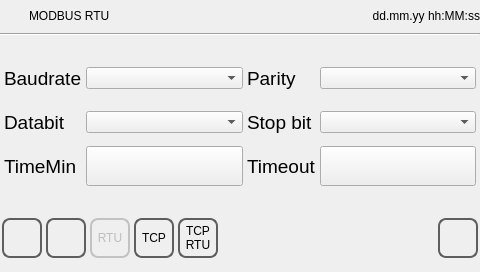
<?xml version="1.0" encoding="UTF-8"?>
<ui version="4.0">
 <class>commpar_rtu</class>
 <widget class="QWidget" name="commpar_rtu">
  <property name="geometry">
   <rect>
    <x>0</x>
    <y>0</y>
    <width>480</width>
    <height>272</height>
   </rect>
  </property>
  <property name="minimumSize">
   <size>
    <width>0</width>
    <height>0</height>
   </size>
  </property>
  <property name="maximumSize">
   <size>
    <width>16777215</width>
    <height>16777215</height>
   </size>
  </property>
  <property name="windowTitle">
   <string>commpar_rtu</string>
  </property>
  <property name="styleSheet">
   <string notr="true">QPushButton
{
	font: 20pt &quot;Ubuntu&quot;;
}
    QAbstractItemView {
     padding: 5 5 16 5;
     font-size: 20px;
    }
     
</string>
  </property>
  <layout class="QVBoxLayout" name="verticalLayout">
   <property name="spacing">
    <number>4</number>
   </property>
   <property name="leftMargin">
    <number>0</number>
   </property>
   <property name="topMargin">
    <number>4</number>
   </property>
   <property name="rightMargin">
    <number>0</number>
   </property>
   <property name="bottomMargin">
    <number>4</number>
   </property>
   <item>
    <layout class="QHBoxLayout" name="horizontalLayout">
     <property name="sizeConstraint">
      <enum>QLayout::SetMinimumSize</enum>
     </property>
     <item>
      <widget class="QLabel" name="labelIcon">
       <property name="minimumSize">
        <size>
         <width>25</width>
         <height>25</height>
        </size>
       </property>
       <property name="maximumSize">
        <size>
         <width>25</width>
         <height>25</height>
        </size>
       </property>
       <property name="focusPolicy">
        <enum>Qt::NoFocus</enum>
       </property>
       <property name="styleSheet">
        <string notr="true"/>
       </property>
       <property name="text">
        <string/>
       </property>
      </widget>
     </item>
     <item>
      <widget class="QLabel" name="labelTitle">
       <property name="sizePolicy">
        <sizepolicy hsizetype="Preferred" vsizetype="Fixed">
         <horstretch>0</horstretch>
         <verstretch>0</verstretch>
        </sizepolicy>
       </property>
       <property name="focusPolicy">
        <enum>Qt::NoFocus</enum>
       </property>
       <property name="text">
        <string>MODBUS RTU</string>
       </property>
      </widget>
     </item>
     <item>
      <widget class="QLabel" name="labelUserName">
       <property name="text">
        <string/>
       </property>
      </widget>
     </item>
     <item>
      <widget class="QLabel" name="labelDataOra">
       <property name="sizePolicy">
        <sizepolicy hsizetype="Preferred" vsizetype="Fixed">
         <horstretch>0</horstretch>
         <verstretch>0</verstretch>
        </sizepolicy>
       </property>
       <property name="focusPolicy">
        <enum>Qt::NoFocus</enum>
       </property>
       <property name="text">
        <string>dd.mm.yy hh:MM:ss</string>
       </property>
       <property name="alignment">
        <set>Qt::AlignRight|Qt::AlignTrailing|Qt::AlignVCenter</set>
       </property>
      </widget>
     </item>
    </layout>
   </item>
   <item>
    <widget class="Line" name="line">
     <property name="focusPolicy">
      <enum>Qt::NoFocus</enum>
     </property>
     <property name="orientation">
      <enum>Qt::Horizontal</enum>
     </property>
    </widget>
   </item>
   <item>
    <spacer name="verticalSpacer">
     <property name="focusPolicy">
      <enum>Qt::NoFocus</enum>
     </property>
     <property name="orientation">
      <enum>Qt::Vertical</enum>
     </property>
     <property name="sizeHint" stdset="0">
      <size>
       <width>20</width>
       <height>40</height>
      </size>
     </property>
    </spacer>
   </item>
   <item>
    <layout class="QGridLayout" name="gridLayout">
     <property name="leftMargin">
      <number>4</number>
     </property>
     <property name="rightMargin">
      <number>4</number>
     </property>
     <item row="0" column="0">
      <widget class="QLabel" name="labelBaudRate">
       <property name="sizePolicy">
        <sizepolicy hsizetype="Fixed" vsizetype="Preferred">
         <horstretch>0</horstretch>
         <verstretch>0</verstretch>
        </sizepolicy>
       </property>
       <property name="minimumSize">
        <size>
         <width>0</width>
         <height>40</height>
        </size>
       </property>
       <property name="font">
        <font>
         <pointsize>14</pointsize>
        </font>
       </property>
       <property name="focusPolicy">
        <enum>Qt::NoFocus</enum>
       </property>
       <property name="text">
        <string>Baudrate</string>
       </property>
      </widget>
     </item>
     <item row="1" column="0">
      <widget class="QLabel" name="labelBitNb">
       <property name="sizePolicy">
        <sizepolicy hsizetype="Fixed" vsizetype="Preferred">
         <horstretch>0</horstretch>
         <verstretch>0</verstretch>
        </sizepolicy>
       </property>
       <property name="minimumSize">
        <size>
         <width>0</width>
         <height>40</height>
        </size>
       </property>
       <property name="font">
        <font>
         <pointsize>14</pointsize>
        </font>
       </property>
       <property name="focusPolicy">
        <enum>Qt::NoFocus</enum>
       </property>
       <property name="text">
        <string>Databit</string>
       </property>
      </widget>
     </item>
     <item row="2" column="0">
      <widget class="QLabel" name="labelQueryIntervalRTU">
       <property name="sizePolicy">
        <sizepolicy hsizetype="Fixed" vsizetype="Preferred">
         <horstretch>0</horstretch>
         <verstretch>0</verstretch>
        </sizepolicy>
       </property>
       <property name="minimumSize">
        <size>
         <width>0</width>
         <height>40</height>
        </size>
       </property>
       <property name="font">
        <font>
         <pointsize>14</pointsize>
        </font>
       </property>
       <property name="focusPolicy">
        <enum>Qt::NoFocus</enum>
       </property>
       <property name="text">
        <string>TimeMin</string>
       </property>
      </widget>
     </item>
     <item row="0" column="1">
      <widget class="QComboBox" name="comboBoxBaudRate">
       <property name="minimumSize">
        <size>
         <width>0</width>
         <height>0</height>
        </size>
       </property>
       <property name="focusPolicy">
        <enum>Qt::NoFocus</enum>
       </property>
       <property name="styleSheet">
        <string notr="true"/>
       </property>
      </widget>
     </item>
     <item row="1" column="1">
      <widget class="QComboBox" name="comboBoxBitNb">
       <property name="minimumSize">
        <size>
         <width>0</width>
         <height>0</height>
        </size>
       </property>
       <property name="focusPolicy">
        <enum>Qt::NoFocus</enum>
       </property>
      </widget>
     </item>
     <item row="2" column="1">
      <widget class="QPushButton" name="pushButtonQueryIntervalRTU">
       <property name="minimumSize">
        <size>
         <width>0</width>
         <height>40</height>
        </size>
       </property>
       <property name="focusPolicy">
        <enum>Qt::NoFocus</enum>
       </property>
       <property name="text">
        <string/>
       </property>
      </widget>
     </item>
     <item row="0" column="3">
      <widget class="QComboBox" name="comboBoxParity">
       <property name="minimumSize">
        <size>
         <width>0</width>
         <height>0</height>
        </size>
       </property>
       <property name="focusPolicy">
        <enum>Qt::NoFocus</enum>
       </property>
      </widget>
     </item>
     <item row="1" column="3">
      <widget class="QComboBox" name="comboBoxStopBit">
       <property name="minimumSize">
        <size>
         <width>0</width>
         <height>0</height>
        </size>
       </property>
       <property name="focusPolicy">
        <enum>Qt::NoFocus</enum>
       </property>
      </widget>
     </item>
     <item row="1" column="2">
      <widget class="QLabel" name="labelStopBit">
       <property name="sizePolicy">
        <sizepolicy hsizetype="Fixed" vsizetype="Preferred">
         <horstretch>0</horstretch>
         <verstretch>0</verstretch>
        </sizepolicy>
       </property>
       <property name="minimumSize">
        <size>
         <width>0</width>
         <height>40</height>
        </size>
       </property>
       <property name="font">
        <font>
         <pointsize>14</pointsize>
        </font>
       </property>
       <property name="focusPolicy">
        <enum>Qt::NoFocus</enum>
       </property>
       <property name="text">
        <string>Stop bit</string>
       </property>
      </widget>
     </item>
     <item row="2" column="2">
      <widget class="QLabel" name="labelTimeOutRTU">
       <property name="sizePolicy">
        <sizepolicy hsizetype="Fixed" vsizetype="Preferred">
         <horstretch>0</horstretch>
         <verstretch>0</verstretch>
        </sizepolicy>
       </property>
       <property name="minimumSize">
        <size>
         <width>0</width>
         <height>40</height>
        </size>
       </property>
       <property name="font">
        <font>
         <pointsize>14</pointsize>
        </font>
       </property>
       <property name="focusPolicy">
        <enum>Qt::NoFocus</enum>
       </property>
       <property name="text">
        <string>Timeout</string>
       </property>
      </widget>
     </item>
     <item row="2" column="3">
      <widget class="QPushButton" name="pushButtonTimeOutRTU">
       <property name="minimumSize">
        <size>
         <width>0</width>
         <height>40</height>
        </size>
       </property>
       <property name="focusPolicy">
        <enum>Qt::NoFocus</enum>
       </property>
       <property name="text">
        <string/>
       </property>
      </widget>
     </item>
     <item row="0" column="2">
      <widget class="QLabel" name="labelParity">
       <property name="sizePolicy">
        <sizepolicy hsizetype="Fixed" vsizetype="Preferred">
         <horstretch>0</horstretch>
         <verstretch>0</verstretch>
        </sizepolicy>
       </property>
       <property name="minimumSize">
        <size>
         <width>0</width>
         <height>40</height>
        </size>
       </property>
       <property name="font">
        <font>
         <pointsize>14</pointsize>
        </font>
       </property>
       <property name="focusPolicy">
        <enum>Qt::NoFocus</enum>
       </property>
       <property name="text">
        <string>Parity</string>
       </property>
      </widget>
     </item>
    </layout>
   </item>
   <item>
    <spacer name="verticalSpacer_2">
     <property name="focusPolicy">
      <enum>Qt::NoFocus</enum>
     </property>
     <property name="orientation">
      <enum>Qt::Vertical</enum>
     </property>
     <property name="sizeHint" stdset="0">
      <size>
       <width>20</width>
       <height>40</height>
      </size>
     </property>
    </spacer>
   </item>
   <item>
    <layout class="QHBoxLayout" name="horizontalLayoutButtons">
     <property name="leftMargin">
      <number>2</number>
     </property>
     <property name="rightMargin">
      <number>2</number>
     </property>
     <item>
      <widget class="QPushButton" name="pushButtonHome">
       <property name="minimumSize">
        <size>
         <width>40</width>
         <height>40</height>
        </size>
       </property>
       <property name="maximumSize">
        <size>
         <width>40</width>
         <height>40</height>
        </size>
       </property>
       <property name="focusPolicy">
        <enum>Qt::NoFocus</enum>
       </property>
       <property name="styleSheet">
        <string notr="true">QPushButton
{
border: 2px solid  rgb(94, 94, 94);
border-radius: 8px;
qproperty-icon: url(:/systemicons/img/Home.png);
qproperty-iconSize: 24px 24px;
qproperty-focusPolicy: NoFocus;
}
QPushButton:pressed
{
border: 2px solid  rgb(194, 194, 194);
background-color:  rgb(255, 255, 127);
}
QPushButton:disabled
{
border: 2px solid  rgb(194, 194, 194);
}
</string>
       </property>
       <property name="text">
        <string/>
       </property>
      </widget>
     </item>
     <item>
      <widget class="QPushButton" name="pushButtonBack">
       <property name="minimumSize">
        <size>
         <width>40</width>
         <height>40</height>
        </size>
       </property>
       <property name="maximumSize">
        <size>
         <width>40</width>
         <height>40</height>
        </size>
       </property>
       <property name="focusPolicy">
        <enum>Qt::NoFocus</enum>
       </property>
       <property name="styleSheet">
        <string notr="true">QPushButton
{
border: 2px solid  rgb(94, 94, 94);
border-radius: 8px;
qproperty-icon: url(:/systemicons/img/Go_back.png);
qproperty-iconSize: 24px 24px;
qproperty-focusPolicy: NoFocus;
}
QPushButton:pressed
{
border: 2px solid  rgb(194, 194, 194);
background-color:  rgb(255, 255, 127);
}
QPushButton:disabled
{
border: 2px solid  rgb(194, 194, 194);
}
</string>
       </property>
       <property name="text">
        <string/>
       </property>
      </widget>
     </item>
     <item>
      <widget class="QPushButton" name="pushButtonRTU">
       <property name="enabled">
        <bool>false</bool>
       </property>
       <property name="minimumSize">
        <size>
         <width>40</width>
         <height>40</height>
        </size>
       </property>
       <property name="maximumSize">
        <size>
         <width>40</width>
         <height>40</height>
        </size>
       </property>
       <property name="focusPolicy">
        <enum>Qt::NoFocus</enum>
       </property>
       <property name="styleSheet">
        <string notr="true">QPushButton
{
border: 2px solid  rgb(94, 94, 94);
border-radius: 8px;
font: 12pt &quot;Ubuntu&quot;;
qproperty-focusPolicy: NoFocus;
}
QPushButton:pressed
{
border: 2px solid  rgb(194, 194, 194);
background-color:  rgb(255, 255, 127);
}
QPushButton:disabled
{
border: 2px solid  rgb(194, 194, 194);
}
</string>
       </property>
       <property name="text">
        <string>RTU</string>
       </property>
      </widget>
     </item>
     <item>
      <widget class="QPushButton" name="pushButtonTCP">
       <property name="minimumSize">
        <size>
         <width>40</width>
         <height>40</height>
        </size>
       </property>
       <property name="maximumSize">
        <size>
         <width>40</width>
         <height>40</height>
        </size>
       </property>
       <property name="focusPolicy">
        <enum>Qt::NoFocus</enum>
       </property>
       <property name="styleSheet">
        <string notr="true">QPushButton
{
border: 2px solid  rgb(94, 94, 94);
border-radius: 8px;
font: 12pt &quot;Ubuntu&quot;;
qproperty-focusPolicy: NoFocus;
}
QPushButton:pressed
{
border: 2px solid  rgb(194, 194, 194);
background-color:  rgb(255, 255, 127);
}
QPushButton:disabled
{
border: 2px solid  rgb(194, 194, 194);
}
</string>
       </property>
       <property name="text">
        <string>TCP</string>
       </property>
      </widget>
     </item>
     <item>
      <widget class="QPushButton" name="pushButtonTCPRTU">
       <property name="minimumSize">
        <size>
         <width>40</width>
         <height>40</height>
        </size>
       </property>
       <property name="maximumSize">
        <size>
         <width>40</width>
         <height>40</height>
        </size>
       </property>
       <property name="focusPolicy">
        <enum>Qt::NoFocus</enum>
       </property>
       <property name="styleSheet">
        <string notr="true">QPushButton
{
border: 2px solid  rgb(94, 94, 94);
border-radius: 8px;
font: 12pt &quot;Ubuntu&quot;;
qproperty-focusPolicy: NoFocus;
}
QPushButton:pressed
{
border: 2px solid  rgb(194, 194, 194);
background-color:  rgb(255, 255, 127);
}
QPushButton:disabled
{
border: 2px solid  rgb(194, 194, 194);
}
</string>
       </property>
       <property name="text">
        <string>TCP
RTU</string>
       </property>
      </widget>
     </item>
     <item>
      <spacer name="horizontalSpacer">
       <property name="minimumSize">
        <size>
         <width>0</width>
         <height>60</height>
        </size>
       </property>
       <property name="maximumSize">
        <size>
         <width>16777215</width>
         <height>60</height>
        </size>
       </property>
       <property name="focusPolicy">
        <enum>Qt::NoFocus</enum>
       </property>
       <property name="orientation">
        <enum>Qt::Horizontal</enum>
       </property>
       <property name="sizeHint" stdset="0">
        <size>
         <width>40</width>
         <height>20</height>
        </size>
       </property>
      </spacer>
     </item>
     <item>
      <widget class="QPushButton" name="pushButtonOk">
       <property name="minimumSize">
        <size>
         <width>40</width>
         <height>40</height>
        </size>
       </property>
       <property name="maximumSize">
        <size>
         <width>40</width>
         <height>40</height>
        </size>
       </property>
       <property name="focusPolicy">
        <enum>Qt::NoFocus</enum>
       </property>
       <property name="styleSheet">
        <string notr="true">QPushButton
{
border: 2px solid  rgb(94, 94, 94);
border-radius: 8px;
qproperty-icon: url(:/systemicons/img/OK.png);
qproperty-iconSize: 24px 24px;
qproperty-focusPolicy: NoFocus;
}
QPushButton:pressed
{
border: 2px solid  rgb(194, 194, 194);
background-color:  rgb(255, 255, 127);
}
QPushButton:disabled
{
border: 2px solid  rgb(194, 194, 194);
}
</string>
       </property>
       <property name="text">
        <string/>
       </property>
      </widget>
     </item>
    </layout>
   </item>
  </layout>
 </widget>
 <resources/>
 <connections/>
</ui>
